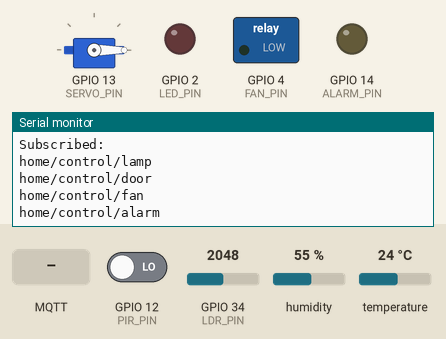
Simulated run of this sketch. Board: ESP32. On the bench: servo, switched loads named in the sketch (green lamp = pin HIGH), output pins drawn as LEDs (lit = HIGH), the last lines printed to the serial monitor. The test bench sets the inputs (shaded band); at power-on: GPIO 12 (PIR_PIN) LOW, GPIO 34 (LDR_PIN) = 2048, humidity 55 %, temperature 24 °C. WiFi joins after 1.5 s; servers stay silent unless stated; random numbers use the default seed unless the sketch sets one; no MQTT or app messages arrive unless stated.

Above: at 2.7 s.
2.8 s: MQTT message "ON" arrives on the first subscribed topic
At 4.0 s:
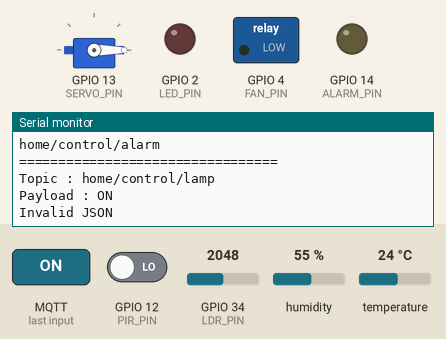
4.3 s: MQTT message "OPEN" arrives on the first subscribed topic
At 5.2 s:
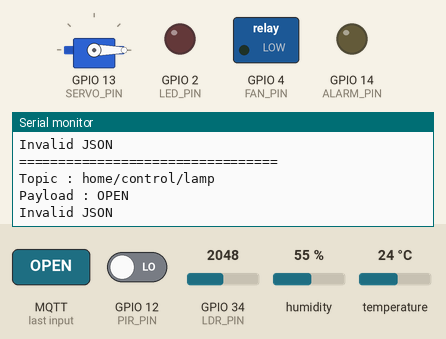
6.9 s: MQTT message "home/control/fan" arrives on the first subscribed topic
At 7.2 s:
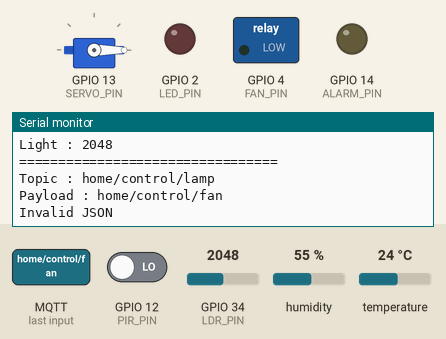

Measured:
- after the input at 2.8 s, the serial monitor: prints a new line at once (image 1)
- after the input at 4.3 s, the serial monitor: prints a new line at once (image 2)
- after the input at 6.9 s, the serial monitor: prints a new line at once (image 3)

The sketch:

wokwi-esp32.ino
```cpp
#include <WiFi.h>
#include <PubSubClient.h>
#include <ArduinoJson.h>
#include <DHTesp.h>
#include <ESP32Servo.h>

// =====================
// PIN CONFIGURATION
// =====================

#define DHT_PIN     15
#define PIR_PIN     12  // Disesuaikan dengan diagram.json Wokwi (sebelumnya 14)
#define LDR_PIN     34
#define LED_PIN      2
#define SERVO_PIN   13  // Disesuaikan dengan diagram.json Wokwi (sebelumnya 18)
#define FAN_PIN      4
#define ALARM_PIN   14

// =====================
// WIFI
// =====================

const char* ssid = "Wokwi-GUEST";
const char* password = "";

// =====================
// SHIFTR.IO MQTT
// =====================

const char* mqtt_server = "jenul.cloud.shiftr.io";
const int mqtt_port = 1883;

const char* mqtt_user = "jenul";
const char* mqtt_password = "jenul";

// =====================
// MQTT TOPICS
// =====================

const char* TEMP_TOPIC = "home/temperature";
const char* HUM_TOPIC = "home/humidity";
const char* MOTION_TOPIC = "home/motion";
const char* LIGHT_TOPIC = "home/light";

const char* LAMP_CONTROL = "home/control/lamp";
const char* DOOR_CONTROL = "home/control/door";

const char* LAMP_STATUS = "home/status/lamp";
const char* DOOR_STATUS = "home/status/door";

// =====================
// OBJECTS
// =====================

WiFiClient espClient;
PubSubClient client(espClient);

DHTesp dht;
Servo doorServo;

// =====================
// VARIABLES
// =====================

unsigned long lastPublish = 0;
const unsigned long publishInterval = 5000;

bool lampStatus = false;
bool doorStatus = false;
bool fanStatus = false;
bool alarmStatus = false;

// =====================
// WIFI CONNECT
// =====================

void setupWifi() {

  Serial.println();
  Serial.println("Connecting WiFi...");

  WiFi.begin(ssid, password);

  while (WiFi.status() != WL_CONNECTED) {
    delay(500);
    Serial.print(".");
  }

  Serial.println();
  Serial.println("WiFi Connected");
  Serial.print("IP : ");
  Serial.println(WiFi.localIP());
}

// =====================
// PUBLISH STATUS
// =====================

void publishLampStatus() {

  StaticJsonDocument<128> doc;

  doc["device"] = "lamp";
  doc["status"] = lampStatus ? "ON" : "OFF";

  char payload[128];

  serializeJson(doc, payload);

  client.publish(LAMP_STATUS, payload, true);
}

void publishDoorStatus() {

  StaticJsonDocument<128> doc;

  doc["device"] = "door";
  doc["status"] = doorStatus ? "OPEN" : "CLOSE";

  char payload[128];

  serializeJson(doc, payload);

  client.publish(DOOR_STATUS, payload, true);
}

void publishFanStatus() {

  StaticJsonDocument<128> doc;

  doc["device"] = "fan";
  doc["status"] = fanStatus ? "ON" : "OFF";

  char payload[128];

  serializeJson(doc, payload);

  client.publish("home/status/fan", payload, true);
}

void publishAlarmStatus() {

  StaticJsonDocument<128> doc;

  doc["device"] = "alarm";
  doc["status"] = alarmStatus ? "ON" : "OFF";

  char payload[128];

  serializeJson(doc, payload);

  client.publish("home/status/alarm", payload, true);
}

// =====================
// MQTT CALLBACK
// =====================

void callback(char* topic, byte* payload, unsigned int length) {

  String message = "";

  for (int i = 0; i < length; i++) {
    message += (char)payload[i];
  }

  Serial.println("=================================");
  Serial.print("Topic : ");
  Serial.println(topic);

  Serial.print("Payload : ");
  Serial.println(message);

  StaticJsonDocument<128> doc;

  DeserializationError error =
    deserializeJson(doc, message);

  if (error) {
    Serial.println("Invalid JSON");
    return;
  }

  String status = doc["status"];

  // =====================
  // LAMP CONTROL
  // =====================

  if (String(topic) == LAMP_CONTROL) {

    if (status == "ON") {

      digitalWrite(LED_PIN, HIGH);
      lampStatus = true;

      Serial.println("Lamp ON");

    } else {

      digitalWrite(LED_PIN, LOW);
      lampStatus = false;

      Serial.println("Lamp OFF");
    }

    publishLampStatus();
  }

  // =====================
  // DOOR CONTROL
  // =====================

  if (String(topic) == DOOR_CONTROL) {

    if (status == "OPEN") {

      doorServo.write(90);
      doorStatus = true;

      Serial.println("Door OPEN");

    } else {

      doorServo.write(0);
      doorStatus = false;

      Serial.println("Door CLOSE");
    }

    publishDoorStatus();
  }

  // =====================
  // FAN CONTROL
  // =====================

  if (String(topic) == "home/control/fan") {

    if (status == "ON") {

      digitalWrite(FAN_PIN, HIGH);
      fanStatus = true;

      Serial.println("Fan ON");

    } else {

      digitalWrite(FAN_PIN, LOW);
      fanStatus = false;

      Serial.println("Fan OFF");
    }

    publishFanStatus();
  }

  // =====================
  // ALARM CONTROL
  // =====================

  if (String(topic) == "home/control/alarm") {

    if (status == "ON") {

      digitalWrite(ALARM_PIN, HIGH);
      alarmStatus = true;

      Serial.println("Alarm ON");

    } else {

      digitalWrite(ALARM_PIN, LOW);
      alarmStatus = false;

      Serial.println("Alarm OFF");
    }

    publishAlarmStatus();
  }
}

// =====================
// MQTT CONNECT
// =====================

void reconnectMQTT() {

  while (!client.connected()) {

    Serial.println();
    Serial.println("Connecting MQTT...");

    String clientId =
      "ESP32-" + String(random(1000, 9999));

    bool connected =
      client.connect(
        clientId.c_str(),
        mqtt_user,
        mqtt_password
      );

    if (connected) {

      Serial.println("MQTT Connected!");

      client.subscribe(LAMP_CONTROL);
      client.subscribe(DOOR_CONTROL);
      client.subscribe("home/control/fan");
      client.subscribe("home/control/alarm");

      Serial.println("Subscribed:");
      Serial.println(LAMP_CONTROL);
      Serial.println(DOOR_CONTROL);
      Serial.println("home/control/fan");
      Serial.println("home/control/alarm");

    } else {

      Serial.print("MQTT Failed, rc=");
      Serial.println(client.state());

      delay(3000);
    }
  }
}

// =====================
// PUBLISH SENSORS
// =====================

void publishSensors() {

  TempAndHumidity data =
    dht.getTempAndHumidity();

  float temp = data.temperature;
  float hum = data.humidity;

  int lightValue =
    analogRead(LDR_PIN);

  int lightPercent = map(lightValue, 0, 4095, 0, 100);
  if (lightPercent > 100) lightPercent = 100;
  if (lightPercent < 0) lightPercent = 0;

  int motion =
    digitalRead(PIR_PIN);

  StaticJsonDocument<128> doc;

  char payload[128];

  // TEMPERATURE

  doc.clear();
  doc["value"] = temp;
  doc["unit"] = "C";

  serializeJson(doc, payload);

  client.publish(TEMP_TOPIC, payload);
  delay(100);

  // HUMIDITY

  doc.clear();
  doc["value"] = hum;
  doc["unit"] = "%";

  serializeJson(doc, payload);

  client.publish(HUM_TOPIC, payload);
  delay(100);

  // MOTION

  doc.clear();
  doc["motion"] = motion;

  serializeJson(doc, payload);

  client.publish(MOTION_TOPIC, payload);
  delay(100);

  // LIGHT

  doc.clear();
  doc["value"] = lightPercent;

  serializeJson(doc, payload);

  client.publish(LIGHT_TOPIC, payload);
  delay(100);

  Serial.println();
  Serial.println("===== SENSOR UPDATE =====");

  Serial.print("Temp : ");
  Serial.println(temp);

  Serial.print("Humidity : ");
  Serial.println(hum);

  Serial.print("Motion : ");
  Serial.println(motion);

  Serial.print("Light : ");
  Serial.println(lightValue);
}

// =====================
// SETUP
// =====================

void setup() {

  Serial.begin(115200);

  pinMode(LED_PIN, OUTPUT);
  pinMode(FAN_PIN, OUTPUT);
  pinMode(ALARM_PIN, OUTPUT);

  digitalWrite(FAN_PIN, LOW);
  digitalWrite(ALARM_PIN, LOW);

  pinMode(PIR_PIN, INPUT);

  dht.setup(DHT_PIN, DHTesp::DHT22);

  doorServo.attach(SERVO_PIN);

  doorServo.write(0);

  setupWifi();

  client.setServer(
    mqtt_server,
    mqtt_port
  );

  client.setCallback(callback);
}

// =====================
// LOOP
// =====================

void loop() {

  if (!client.connected()) {
    reconnectMQTT();
  }

  client.loop();

  if (
    millis() - lastPublish >
    publishInterval
  ) {

    lastPublish = millis();

    publishSensors();
  }
}
```
